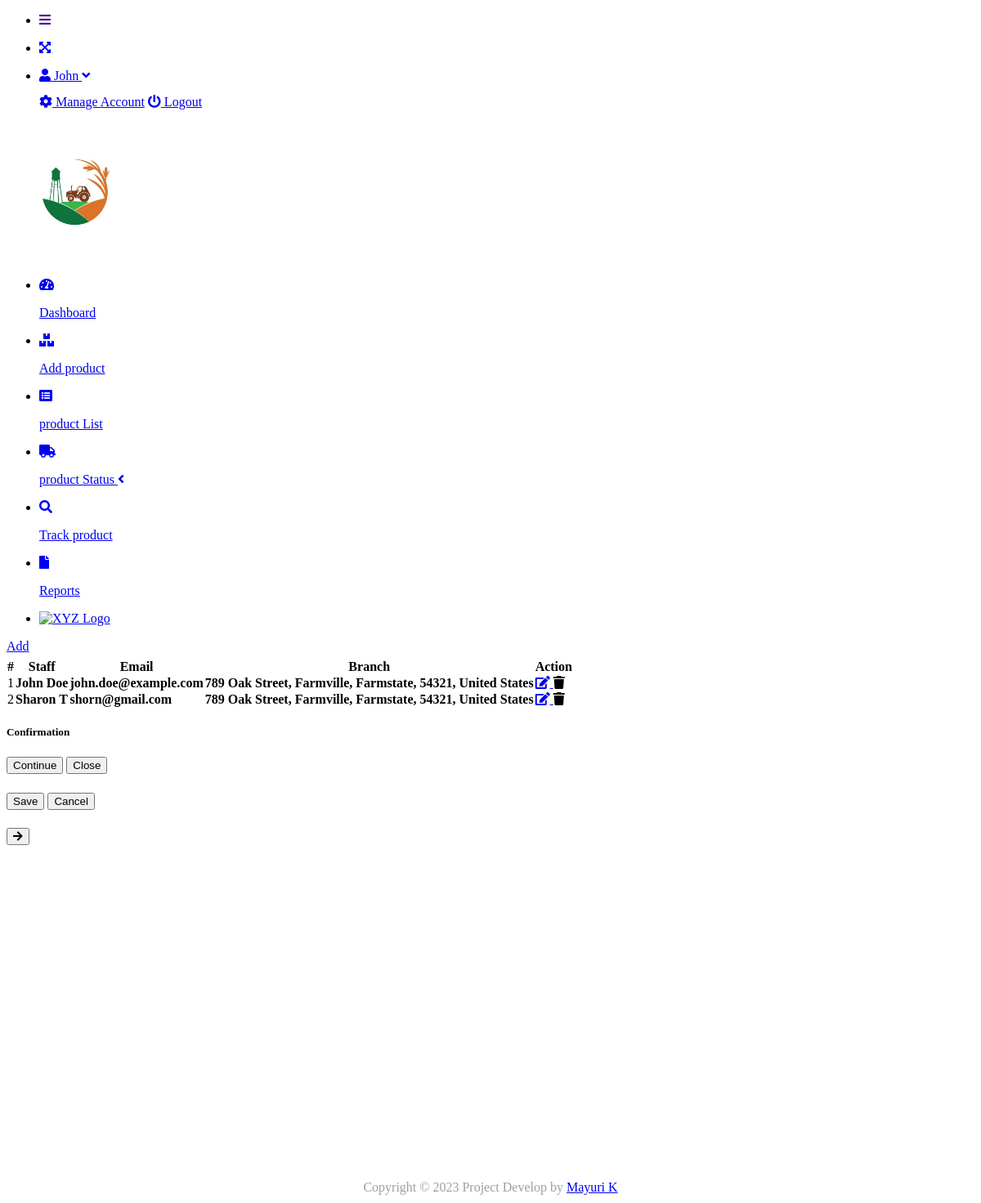
Page /index.php?page=staff_list (signed in) on the committed database.
### tables this page shows
CREATE TABLE `users` (
  `id` int(30) NOT NULL,
  `firstname` varchar(200) NOT NULL,
  `lastname` varchar(200) NOT NULL,
  `email` varchar(200) NOT NULL,
  `password` text NOT NULL,
  `type` tinyint(1) NOT NULL DEFAULT 2 COMMENT '1 = admin, 2 = staff',
  `branch_id` int(30) NOT NULL,
  `date_created` datetime NOT NULL DEFAULT current_timestamp()
);

### staff_list.php (the view, shortened to what this page needs)
<?php include'db_connect.php' ?>
<div class="col-lg-12">
	<div class="card card-outline">
		<div class="card-header">
			<div class="card-tools">
				<a class="btn btn-primary" href="./index.php?page=new_staff">Add</a>
			</div>
		</div>
		<div class="card-body">
			<table class="table tabe-hover" id="list">
					<tr>
						<th class="text-center">#</th>
						<th>Staff</th>
						<th>Email</th>
						<th>Branch</th>
						<th>Action</th>
					</tr>
				<tbody>
					<?php
					$i = 1;
					$qry = $conn->query("SELECT u.*,concat(u.firstname,' ',u.lastname) as name,concat(b.street,', ',b.city,', ',b.state,', ',b.zip_code,', ',b.country) as baddress FROM users u inner join branches b on b.id = u.branch_id where u.type = 2 order by concat(u.firstname,' ',u.lastname) asc ");
					while($row= $qry->fetch_assoc()):
					?>
					<tr>
						<td class="text-center"><?php echo $i++ ?></td>
						<td><b><?php echo ucwords($row['name']) ?></b></td>
						<td><b><?php echo ($row['email']) ?></b></td>
						<td><b><?php echo ucwords($row['baddress']) ?></b></td>
						<td class="text-center">
		                    <div class="btn-group">
		                        <a href="index.php?page=edit_staff&id=<?php echo $row['id'] ?>"  class="edit">
		                          <i class="fas fa-edit"></i>
		                        </a>
		                        <a  class="delete delete_staff" data-id="<?php echo $row['id'] ?>">
		                          <i class="fas fa-trash"></i>
		                        </a>
	                      </div>
						</td>
					</tr>
				<?php endwhile; ?>
				</tbody>
			</table>
		</div>
	</div>
</div>

### staff_list.php (style rules this page uses)
table td { vertical-align: middle !important; }

### rows in the picture
users: name "John Doe", email "john.doe@example.com", baddress "789 Oak Street, Farmville, Farmstate, 54321, United States"
users: name "Sharon T", email "shorn@gmail.com", baddress "789 Oak Street, Farmville, Farmstate, 54321, United States"

### other values in the picture
$_SESSION['login_firstname'] "John"
